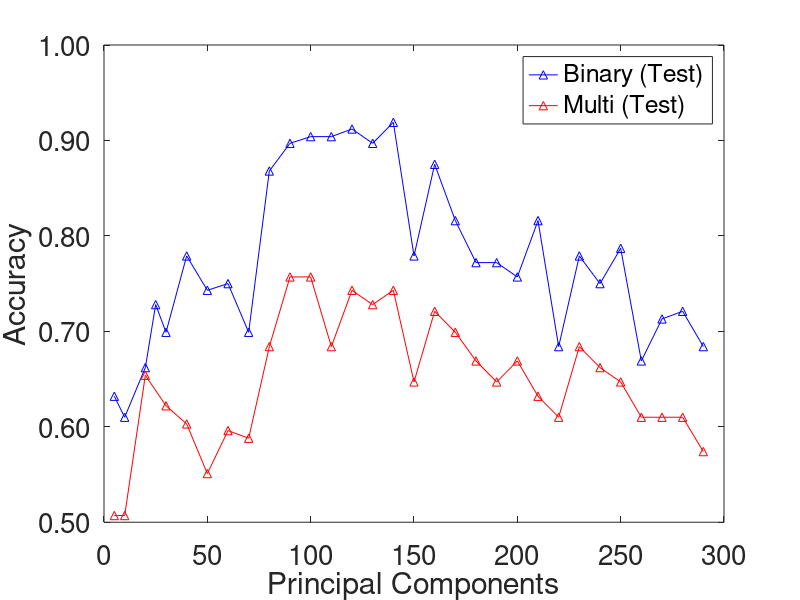
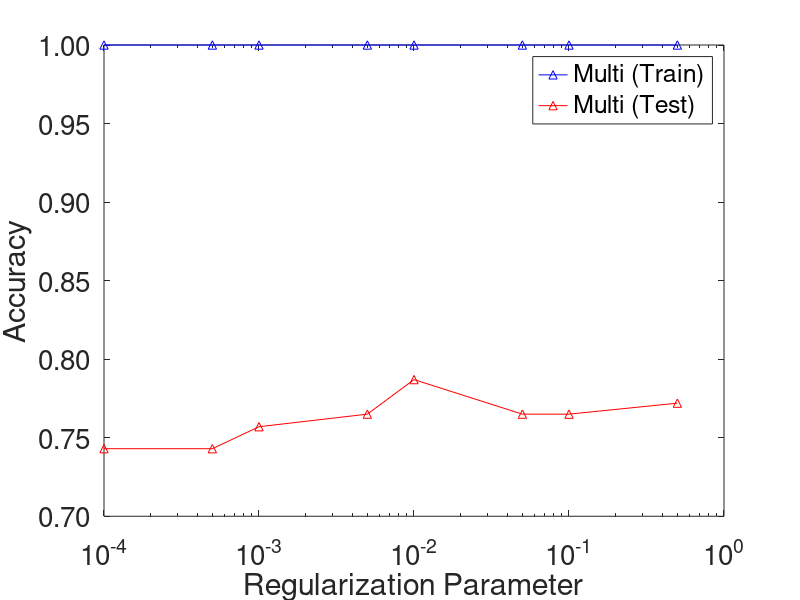
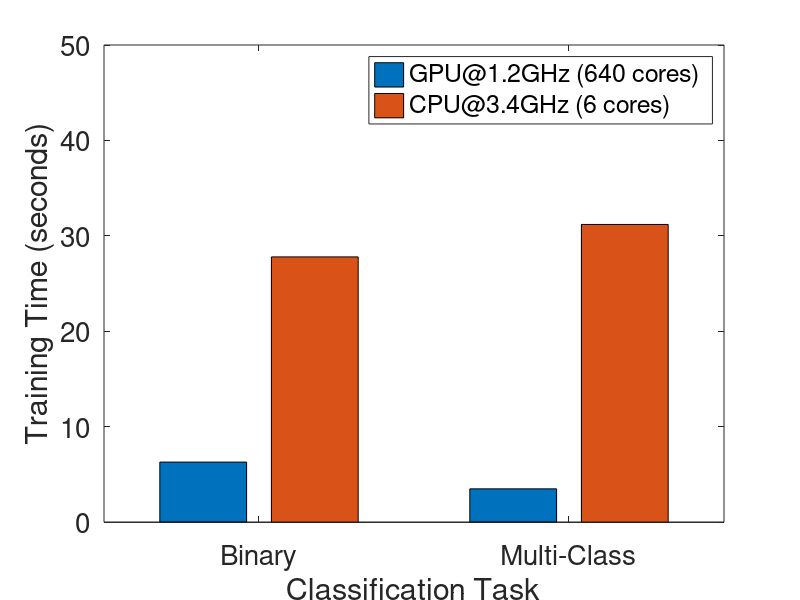

Recreate these plots in MATLAB, in order.
clear;
clc;

set(0,'DefaultAxesFontSize', 20)
set(0,'DefaultTextFontSize', 20)


axis_binary =[5	10	20	25	30	40	50	60	70	80	90	100	110	120	130	140	150	160	170	180	190	200	210	220	230	240	250	260	270	280	290];
train_binary = [0.994 	0.997	0.994	0.981	1	0.981	0.987	0.997	0.997	1	1	1	1	1	1	1	1	1	1	1	1	1	0.997	1	1	1	1	1	1	1	1];
test_binary = [0.632	0.61	0.662	0.728	0.699	0.779	0.743	0.75	0.699	0.868	0.897	0.904	0.904	0.912	0.897	0.919	0.779	0.875	0.816	0.772	0.772	0.757	0.816	0.684	0.779	0.75	0.787	0.669	0.713	0.721	0.684];
axis_multi = [5	10	20	30	40	50	60	70	80	90	100	110	120	130	140	150	160	170	180	190	200	210	220	230	240	250	260	270	280	290];
train_multi = [0.987	0.981	0.987	0.997	0.991	1	1	1	1	1	1	1	1	1	1	1	1	1	1	1	1	1	1	1	1	1	1	1	1	1];
test_multi = [0.507	0.507	0.654	0.622	0.603	0.551	0.596	0.588	0.684	0.757	0.757	0.684	0.743	0.728	0.743	0.647	0.721	0.699	0.669	0.647	0.669	0.632	0.61	0.684	0.662	0.647	0.61	0.61	0.61	0.574];
figure
plot(axis_binary, test_binary, '-^b',axis_multi, test_multi, '-^r');
xlabel('Principal Components');
ylabel('Accuracy');
legend('Binary (Test)','Multi (Test)','Location','NorthEast');
tix=get(gca,'ytick')';
set(gca,'yticklabel',num2str(tix,'%.2f'))
%ylim([0 1]);
reg = [0.0001	0.0005	0.001	0.005	0.01	0.05	0.1	0.5];
reg_test = [0.743	0.743	0.757	0.765	0.787	0.765	0.765	0.772];
reg_train = [1 1 1 1 1 1 1 1];
figure
semilogx(reg, reg_train, '-^b',reg, reg_test, '-^r');
xlabel('Regularization Parameter');
ylabel('Accuracy');
legend('Multi (Train)','Multi (Test)','Location','NorthEast');
tix=get(gca,'ytick')';
set(gca,'yticklabel',num2str(tix,'%.2f'))


figure
runtime = [6.3 3.5; 27.8 31.2]';
bar(runtime)
legend('GPU@1.2GHz (640 cores)','CPU@3.4GHz (6 cores)','Location','NorthEast');
ylim([0 50]);
set(gca,'XTickLabel',{'Binary', 'Multi-Class'})
xlabel('Classification Task');
ylabel('Training Time (seconds)');